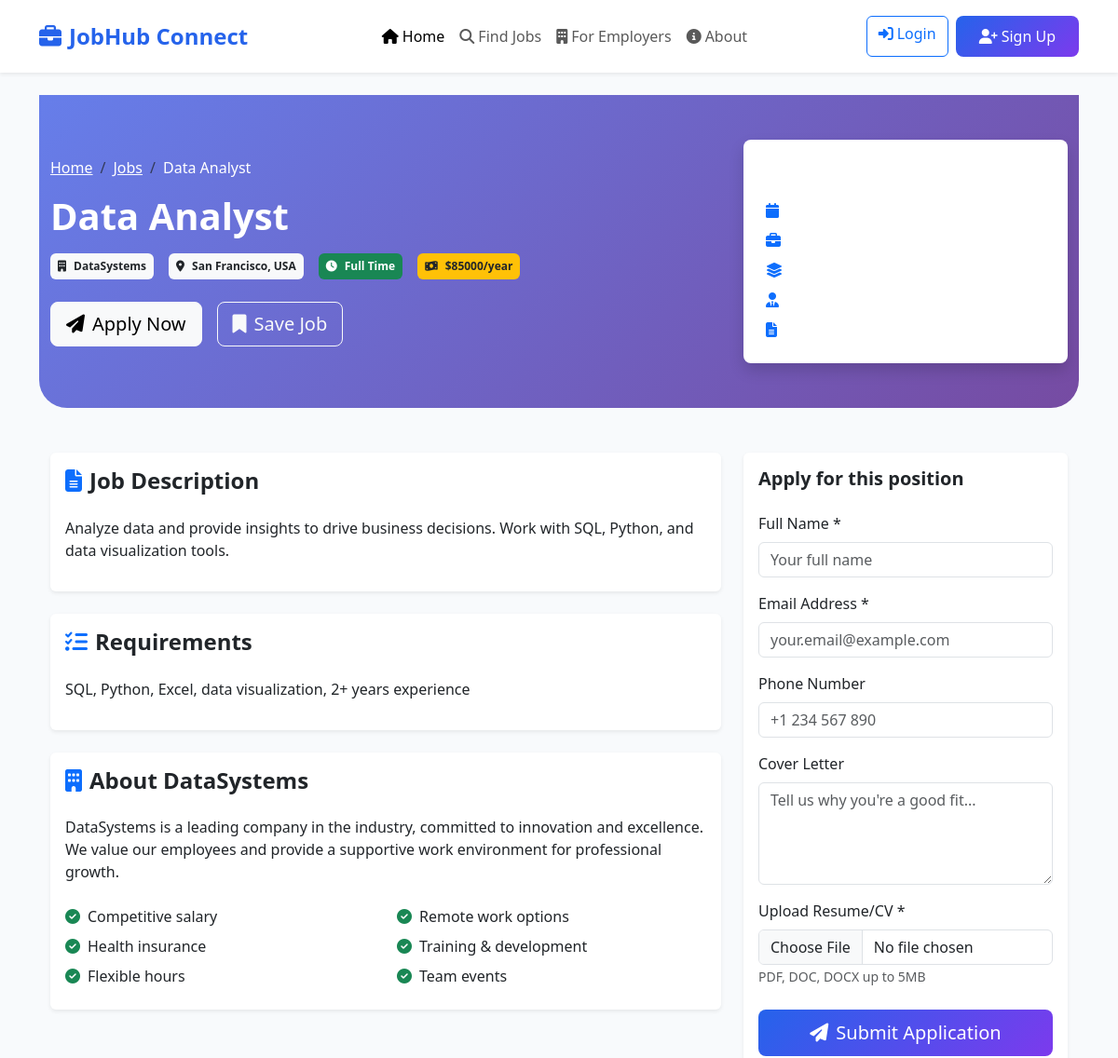
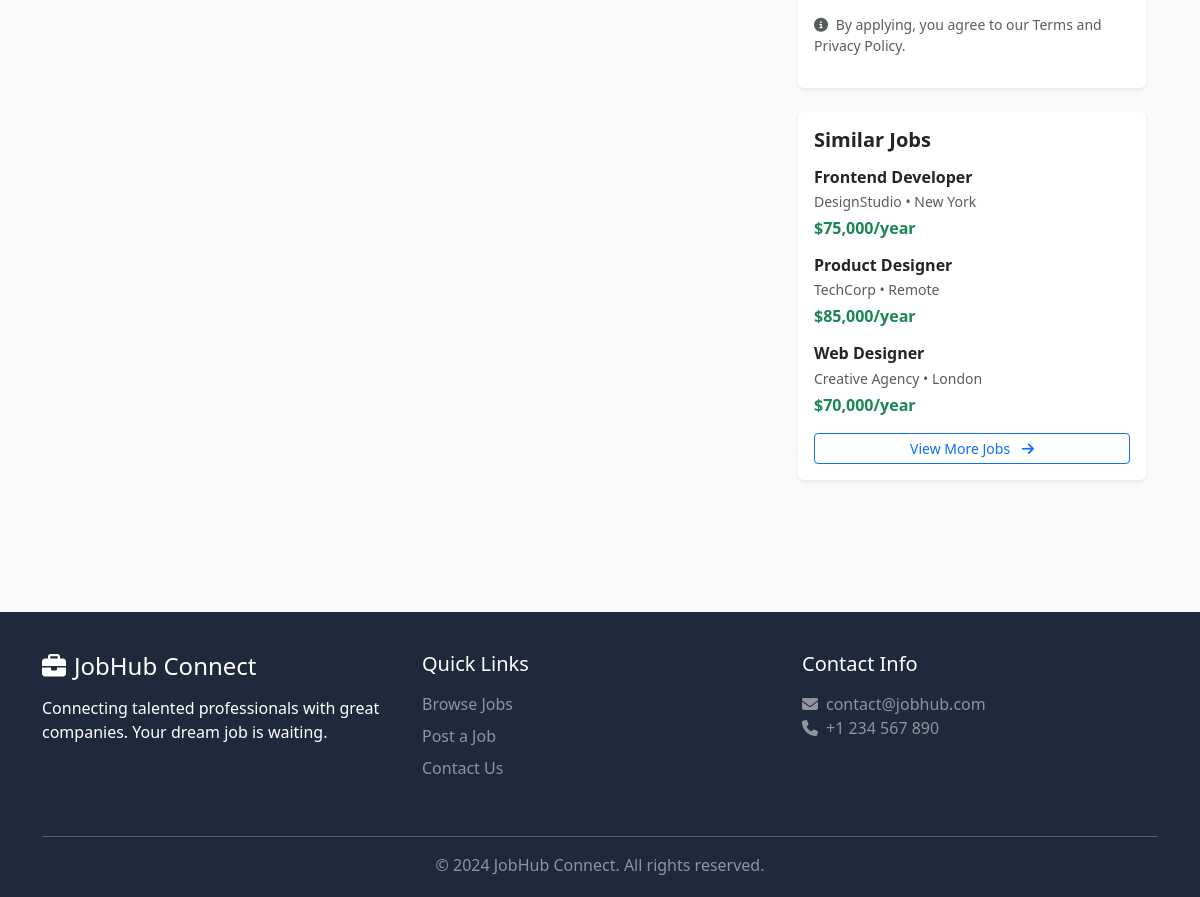
The page /job/4/ on the database its author committed (2 pictures, top to bottom).
### jobs/models.py (models this page shows, shortened)
class Job(models.Model):
    JOB_TYPES = [
        ('full_time', 'Full Time'),
        ('part_time', 'Part Time'),
        ('contract', 'Contract'),
        ('internship', 'Internship'),
        ('remote', 'Remote'),
    ]
    CATEGORIES = [
        ('it', 'Information Technology'),
        ('engineering', 'Engineering'),
        ('healthcare', 'Healthcare'),
        ('finance', 'Finance'),
        ('marketing', 'Marketing'),
        ('education', 'Education'),
        ('other', 'Other'),
    ]
    title = models.CharField(max_length=200)
    company = models.CharField(max_length=200)
    location = models.CharField(max_length=200)
    job_type = models.CharField(max_length=20, choices=JOB_TYPES, default='full_time')
    category = models.CharField(max_length=50, choices=CATEGORIES, default='it')
    description = models.TextField()
    requirements = models.TextField()
    salary = models.DecimalField(max_digits=10, decimal_places=2, null=True, blank=True)
    posted_by = models.ForeignKey(User, on_delete=models.CASCADE)
    posted_date = models.DateTimeField(auto_now_add=True)
    is_active = models.BooleanField(default=True)
    class Meta:
        ordering = ['-posted_date']

### jobs/views.py (the view)
# urls.py: path('job/<int:job_id>/', views.job_detail, name='job_detail'),
def job_detail(request, job_id):
    job = get_object_or_404(Job, id=job_id, is_active=True)
    return render(request, 'job_detail.html', {'job': job})

### templates/job_detail.html (shortened to what this page needs)
{% extends 'base.html' %}
{% load static %}
{% block content %}
<section class="hero-section py-5" style="background: linear-gradient(135deg, #667eea 0%, #764ba2 100%);">
    <div class="container">
        <div class="row align-items-center">
            <div class="col-lg-8">
                <nav aria-label="breadcrumb">
                    <ol class="breadcrumb bg-transparent p-0">
                        <li class="breadcrumb-item"><a href="{% url 'home' %}" class="text-white">Home</a></li>
                        <li class="breadcrumb-item"><a href="#" class="text-white">Jobs</a></li>
                        <li class="breadcrumb-item active text-white" aria-current="page">{{ job.title }}</li>
                    </ol>
                </nav>
                <h1 class="text-white fw-bold mb-3">{{ job.title }}</h1>
                <div class="d-flex flex-wrap gap-3 mb-4">
                    <span class="badge bg-light text-dark p-2">
                        <i class="fas fa-building me-2"></i>{{ job.company }}
                    </span>
                    <span class="badge bg-light text-dark p-2">
                        <i class="fas fa-map-marker-alt me-2"></i>{{ job.location }}
                    </span>
                    <span class="badge bg-success p-2">
                        <i class="fas fa-clock me-2"></i>{{ job.get_job_type_display }}
                    </span>
                    {% if job.salary %}
                    <span class="badge bg-warning text-dark p-2">
                        <i class="fas fa-money-bill-wave me-2"></i>${{ job.salary|floatformat:0 }}/year
                    </span>
                    {% endif %}
                </div>
                <div class="d-flex gap-3">
                    <button class="btn btn-light btn-lg" onclick="applyForJob()">
                        <i class="fas fa-paper-plane me-2"></i>Apply Now
                    </button>
                    <button class="btn btn-outline-light btn-lg">
                        <i class="fas fa-bookmark me-2"></i>Save Job
                    </button>
                </div>
            </div>
            <div class="col-lg-4 text-center">
                <div class="bg-white rounded-3 p-4 shadow">
                    <h5 class="fw-bold mb-3">Job Summary</h5>
                    <div class="text-start">
                        <p class="mb-2"><i class="fas fa-calendar me-2 text-primary"></i><strong>Posted:</strong> {{ job.posted_date|date:"M d, Y" }}</p>
                        <p class="mb-2"><i class="fas fa-briefcase me-2 text-primary"></i><strong>Type:</strong> {{ job.get_job_type_display }}</p>
                        <p class="mb-2"><i class="fas fa-layer-group me-2 text-primary"></i><strong>Category:</strong> {{ job.get_category_display }}</p>
                        <p class="mb-2"><i class="fas fa-user-tie me-2 text-primary"></i><strong>Experience:</strong> Mid Level</p>
                        <p class="mb-0"><i class="fas fa-file-alt me-2 text-primary"></i><strong>Applications:</strong> 24 applied</p>
                    </div>
                </div>
            </div>
        </div>
    </div>
</section>
<section class="py-5">
    <div class="container">
        <div class="row">
            <div class="col-lg-8">
                <div class="card border-0 shadow-sm mb-4">
                    <div class="card-body">
                        <h4 class="fw-bold mb-4">
                            <i class="fas fa-file-alt text-primary me-2"></i>Job Description
                        </h4>
                        <p>{{ job.description|linebreaks }}</p>
                    </div>
                </div>
                <div class="card border-0 shadow-sm mb-4">
                    <div class="card-body">
                        <h4 class="fw-bold mb-4">
                            <i class="fas fa-list-check text-primary me-2"></i>Requirements
                        </h4>
                        {{ job.requirements|linebreaks }}
                    </div>
                </div>
                <div class="card border-0 shadow-sm">
                    <div class="card-body">
                        <h4 class="fw-bold mb-4">
                            <i class="fas fa-building text-primary me-2"></i>About {{ job.company }}
                        </h4>
                        <p>{{ job.company }} is a leading company in the industry, committed to innovation and excellence. We value our employees and provide a supportive work environment for professional growth.</p>
                        <div class="row mt-4">
                            <div class="col-md-6">
                                <p class="mb-2"><i class="fas fa-check-circle text-success me-2"></i>Competitive salary</p>
                                <p class="mb-2"><i class="fas fa-check-circle text-success me-2"></i>Health insurance</p>
                                <p class="mb-2"><i class="fas fa-check-circle text-success me-2"></i>Flexible hours</p>
                            </div>
                            <div class="col-md-6">
                                <p class="mb-2"><i class="fas fa-check-circle text-success me-2"></i>Remote work options</p>
                                <p class="mb-2"><i class="fas fa-check-circle text-success me-2"></i>Training & development</p>
                                <p class="mb-2"><i class="fas fa-check-circle text-success me-2"></i>Team events</p>
                            </div>
                        </div>
                    </div>
                </div>
            </div>
            <div class="col-lg-4">
                <div class="card border-0 shadow-sm sticky-top" style="top: 20px;">
                    <div class="card-body">
                        <h5 class="fw-bold mb-4">Apply for this position</h5>
                        <div class="mb-3">
                            <label class="form-label">Full Name *</label>
                            <input type="text" class="form-control" placeholder="Your full name">
                        </div>
                        <div class="mb-3">
                            <label class="form-label">Email Address *</label>
                            <input type="email" class="form-control" placeholder="your.email@example.com">
                        </div>
                        <div class="mb-3">
                            <label class="form-label">Phone Number</label>
                            <input type="tel" class="form-control" placeholder="+1 234 567 890">
                        </div>
                        <div class="mb-3">
                            <label class="form-label">Cover Letter</label>
                            <textarea class="form-control" rows="4" placeholder="Tell us why you're a good fit..."></textarea>
                        </div>
                        <div class="mb-4">
                            <label class="form-label">Upload Resume/CV *</label>
                            <input type="file" class="form-control">
                            <small class="text-muted">PDF, DOC, DOCX up to 5MB</small>
                        </div>
                        <button class="btn btn-primary w-100 btn-lg" onclick="submitApplication()">
                            <i class="fas fa-paper-plane me-2"></i>Submit Application
                        </button>
                        <p class="text-muted small mt-3">
                            <i class="fas fa-info-circle me-1"></i>
                            By applying, you agree to our Terms and Privacy Policy.
                        </p>
                    </div>
                </div>
                <div class="card border-0 shadow-sm mt-4">
                    <div class="card-body">
                        <h5 class="fw-bold mb-3">Similar Jobs</h5>
                        <div class="similar-job mb-3">
                            <h6 class="fw-bold mb-1">Frontend Developer</h6>
                            <p class="text-muted small mb-1">DesignStudio • New York</p>
                            <p class="text-success fw-bold mb-0">$75,000/year</p>
                        </div>
                        <div class="similar-job mb-3">
                            <h6 class="fw-bold mb-1">Product Designer</h6>
                            <p class="text-muted small mb-1">TechCorp • Remote</p>
                            <p class="text-success fw-bold mb-0">$85,000/year</p>
                        </div>
                        <div class="similar-job">
                            <h6 class="fw-bold mb-1">Web Designer</h6>
                            <p class="text-muted small mb-1">Creative Agency • London</p>
                            <p class="text-success fw-bold mb-0">$70,000/year</p>
                        </div>
                        <a href="#" class="btn btn-outline-primary btn-sm w-100 mt-3">
                            View More Jobs <i class="fas fa-arrow-right ms-2"></i>
                        </a>
                    </div>
                </div>
            </div>
        </div>
    </div>
</section>
{% endblock %}

### templates/base.html (style rules this page uses)
:root { --primary-color: #2563eb; --secondary-color: #7c3aed; --accent-color: #10b981; --dark-color: #1e293b; --light-color: #f8fafc; }
body { font-family: 'Segoe UI', Tahoma, Geneva, Verdana, sans-serif; background-color: #f8fafc; }
.btn-primary { background: linear-gradient(135deg, var(--primary-color), var(--secondary-color)); border: none; padding: 10px 25px; border-radius: 8px; font-weight: 500; }
.hero-section { background: linear-gradient(rgba(30, 41, 59, 0.9), rgba(30, 41, 59, 0.9)); color: white; padding: 80px 0; border-radius: 0 0 30px 30px; }

### rows shown on the page
Job: title "Data Analyst", company "DataSystems", location "San Francisco, USA", job_type "Full Time", salary "85000", description "Analyze data and provide insights to drive business decisions. Work with SQL, Python, and data visualization tools.", requirements "SQL, Python, Excel, data visualization, 2+ years experience"
